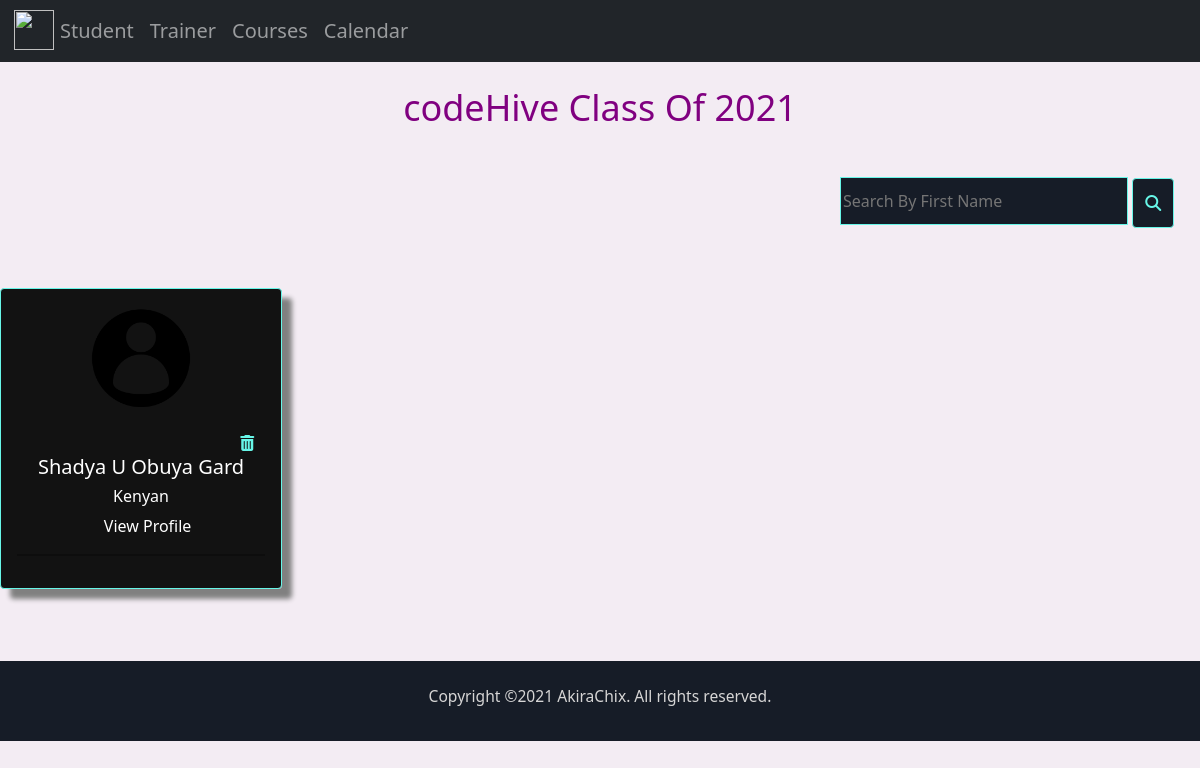
The page /student/list/ on the database its author committed.
### student/models.py (models this page shows, shortened)
class Student(models.Model):
    first_name=models.CharField(max_length=30,null=True)
    last_name=models.CharField(max_length=30,null=True)
    date_of_birth=models.DateField(blank=False,null=True)
    age=models.PositiveSmallIntegerField(null=True,default=20)
    NATIONALITY=(
        ('0','Kenyan'),
        ('1','Ugandan'),
        ('3','Rwandan'),
        ('4','South Sudanese')
    )
    nationality = models.CharField(max_length=11,choices=NATIONALITY,default="Kenyan")
    national_id=models.CharField(max_length=30,default=" ")
    email=models.EmailField(max_length=25, default="shadyaobuya@gmail.com")
    phone_number=PhoneNumberField(max_length=30,default=" ")
    image=models.ImageField( upload_to="images/",null=True)
    medical_report=models.FileField(upload_to="documents/",null=True)
    admission_date=models.DateField(null=True)
    academic_year=models.PositiveBigIntegerField(default=2021)
    CHOICES=(
        ('Female','Female'),
        ('Male','Male'),
        ('Other','Other'),
    )
    gender = models.CharField(max_length=11,choices=CHOICES,default="Female")
    laptop_number=models.CharField(max_length=10,null=True)
    class_name=models.CharField(max_length=20,default="Lovelace")
    guardian_name=models.CharField(max_length=20,default=" ")
    guardian_number=PhoneNumberField(max_length=30,default="+254729113940")

### student/views.py (the view)
# urls.py: path('list/',student_list,name='student-list'),
def student_list(request):
    student_list=Student.objects.all()
    paginator = Paginator(student_list, 8)
    page = request.GET.get('page')
    students = paginator.get_page(page)
    return render (request,'student_list.html',{'students':students})

### student/templates/student_list.html (shortened to what this page needs)
{%extends 'layout.html'%}
{%block body%}
<section id="students-list">
<h2 id ="heading3">codeHive Class Of 2021 </h2>
<form id="search-form" action="{% url 'student:search-student'%}">
  <input id="search" type="search" placeholder="Search By First Name"  name="search">
  <button  id="search-icon" class="btn" type="submit">
    <i class="fas fa-search"></i>
  </button>
</form>
  <div class="row mb-5 ml-2 mr-2"  id="row-student">
    {%for student in students %}
    <div class="col-sm-3 mb-4" id="card-column">
      <div class="card" id="card-profile">
        {%if student.image%}
        <img id="profile" src="{{student.image.url}}">
        {%else%}
        <img id="profile" src="/static/images/user.png">
        {%endif%}
        <div class="card-body">
          <a class="icon-link" href="{%url 'student:delete-profile' student.id%}">
            <i class="fas fa-trash-alt"></i>
          </a>
          <h5 class="card-title">{{student.first_name}} {{student.last_name}}</h5>
          <h6 class="card-title">{{student.get_nationality_display}}</h5>
            <a id="profile-link" href="{%url 'student:student-profile' student.id%}">View Profile</a>
          <hr>
        </div>
      </div>
    </div>
    {%endfor%}
  </div>
  <footer class="copyright">
    Copyright &copy;2021 AkiraChix. All rights reserved.
</footer>
</section>
{%endblock%}

### student/templates/layout.html (style rules this page uses)
body { background-color: rgb(243, 236, 243); margin: 0%; width: 100%; padding: 0%; }
hr { border: 1px solid black; }
#heading3 { text-align: center; padding-top: 2%; color: purple; font-size: 3vw; }
.copyright { background-color: #161C27; text-align: center; padding-top: 2%; color: rgb(214, 213, 213); font-size: 1.3vw; height: 10vh; width: 100%; }
.card-title { text-align: center; }
.card { background-color:rgba(0, 0, 0, 0.925); color: black; box-shadow: 10px 10px 5px grey; }
#profile { width: 100%; }
#profile { border-radius: 50%; width:40%; margin-left: 30%; margin-top: 5%; }
#card-profile { background-color:rgba(0, 0, 0,0.925); border: 1px solid #67F6E8; color: white; }
#profile-link { margin-left: 35%; text-decoration: none; color: white; }
.icon-link { color: #67F6E8; margin-left: 90%; }
#row-student { margin-top: 5%; }
#search { width: 80%; height: 6vh; background-color: #161C27; border: 1px solid #67F6E8; color: #67F6E8; }
#search-form { margin-left: 70%; margin-top: 4%; }
h6 { text-align: center; }
#search-icon { color: #67F6E8; background-color: #161C27; border: 1px solid #67F6E8; height: 6.2vh; }

### rows shown on the page
Student: image (placeholder picture), first_name "Shadya U", last_name "Obuya Gard", nationality "Kenyan"
